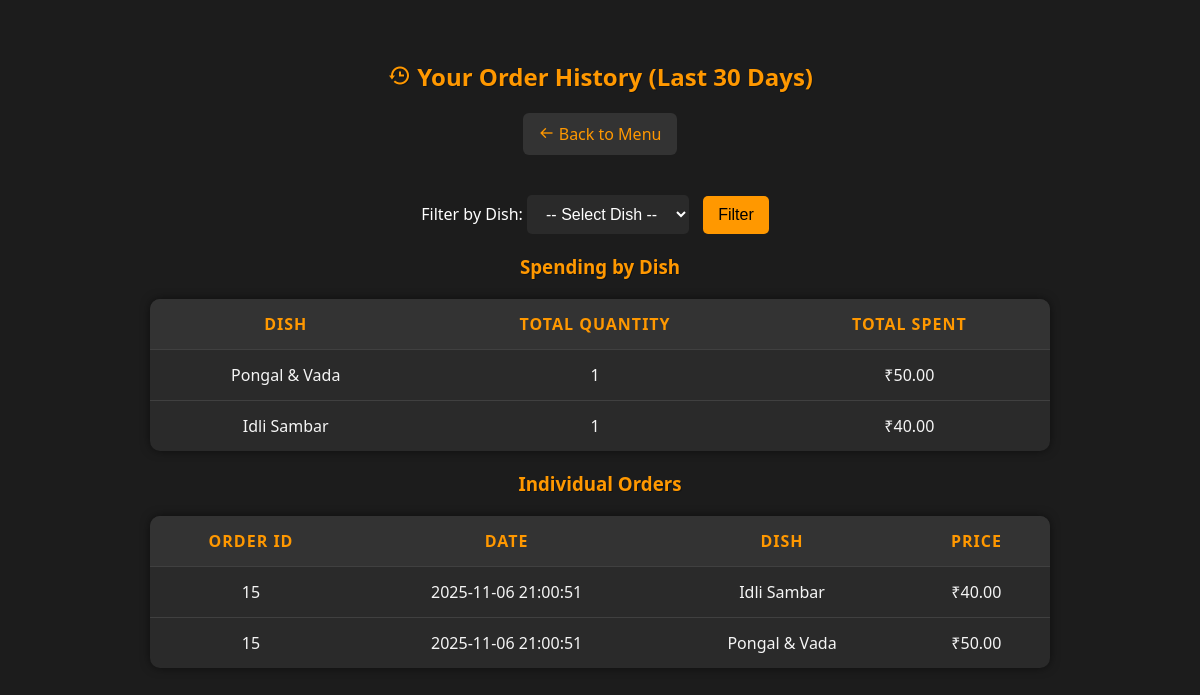
The app's page /history (signed in) with its own data.
### tables this page shows
CREATE TABLE menu_items (
               id INTEGER PRIMARY KEY AUTOINCREMENT,
               name TEXT NOT NULL,
               price REAL NOT NULL,
               image TEXT,
               description TEXT,
               type TEXT,
               category TEXT, status TEXT DEFAULT 'active');

CREATE TABLE orders (
    id INTEGER PRIMARY KEY AUTOINCREMENT,
    user_id INTEGER,
    seat_id INTEGER,
    total REAL,
    status TEXT,
    timestamp TEXT DEFAULT (datetime('now')), order_date TEXT,
    FOREIGN KEY(user_id) REFERENCES users(id),
    FOREIGN KEY(seat_id) REFERENCES seats(seat_id)
);

### app.py (the view)
@app.route('/history')
def history():
    if 'user_id' not in session:
        return redirect('/login')
    user_id = session['user_id']
    one_month_ago = (datetime.now() - timedelta(days=30)).strftime('%Y-%m-%d %H:%M:%S')
    conn = sqlite3.connect('restaurant.db')
    cursor = conn.cursor()
    cursor.execute("""
        SELECT mi.name, COUNT(*) AS total_qty, SUM(mi.price) AS total_spent
        FROM orders o
        JOIN order_items oi ON o.id = oi.order_id
        JOIN menu_items mi ON oi.item_id = mi.id
        WHERE o.user_id = ? AND o.order_date >= ?
        GROUP BY mi.name
        ORDER BY total_spent DESC
    """, (user_id, one_month_ago))
    dish_summary = cursor.fetchall()
    cursor.execute("""
        SELECT o.id, o.order_date, mi.name, mi.price
        FROM orders o
        JOIN order_items oi ON o.id = oi.order_id
        JOIN menu_items mi ON oi.item_id = mi.id
        WHERE o.user_id = ? AND o.order_date >= ?
        ORDER BY o.order_date DESC
    """, (user_id, one_month_ago))
    order_details = cursor.fetchall()
    conn.close()
    return render_template('history.html', dish_summary=dish_summary, order_details=order_details)

### Restaurant-Management-Serve_easy-/templates/history.html (shortened to what this page needs)
<!DOCTYPE html>
<html lang="en">
<head>
    <link href="https://cdn.jsdelivr.net/npm/boxicons@2.1.4/css/boxicons.min.css" rel="stylesheet">
</head>
<body>
    <h2><i class='bx bx-history'></i> Your Order History (Last 30 Days)</h2>
    <a href="/menu" class="back-button"><i class='bx bx-arrow-back'></i> Back to Menu</a>
    <form method="get" action="/history">
        <label for="dish">Filter by Dish:</label>
        <select name="dish" id="dish">
            <option value="">-- Select Dish --</option>
        </select>
        <button type="submit">Filter</button>
    </form>
    <h3>Spending by Dish</h3>
    <table>
        <tr>
            <th>Dish</th>
            <th>Total Quantity</th>
            <th>Total Spent</th>
        </tr>
        {% for name, qty, spent in dish_summary %}
        <tr>
            <td>{{ name }}</td>
            <td>{{ qty }}</td>
            <td>₹{{ "%.2f"|format(spent) }}</td>
        </tr>
        {% endfor %}
    </table>
    <h3>Individual Orders</h3>
    <table>
        <tr>
            <th>Order ID</th>
            <th>Date</th>
            <th>Dish</th>
            <th>Price</th>
        </tr>
        {% for order_id, date, name, price in order_details %}
        <tr>
            <td>{{ order_id }}</td>
            <td>{{ date }}</td>
            <td>{{ name }}</td>
            <td>₹{{ "%.2f"|format(price) }}</td>
        </tr>
        {% endfor %}
    </table>
</body>
</html>

### Restaurant-Management-Serve_easy-/templates/history.html (style rules this page uses)
body { background-color: #1c1c1c; font-family: 'Segoe UI', sans-serif; color: #fff; margin: 0; padding: 40px 20px; text-align: center; }
h2, h3 { color: #ff9800; text-shadow: 1px 1px rgba(0, 0, 0, 0.3); margin-bottom: 20px; }
.back-button { display: inline-block; margin-bottom: 20px; padding: 10px 16px; background-color: #333; color: #ff9800; text-decoration: none; border-radius: 6px; font-size: 16px; transition: background-color 0.3s ease; }
table { width: 90%; max-width: 900px; margin: 20px auto; border-collapse: collapse; background-color: #2a2a2a; border-radius: 10px; overflow: hidden; box-shadow: 0 0 10px rgba(0,0,0,0.5); }
th, td { padding: 14px 20px; font-size: 16px; }
th { background-color: #333; color: #ff9800; text-transform: uppercase; letter-spacing: 1px; }
td { color: #f5f5f5; border-top: 1px solid rgba(255,255,255,0.1); }
form { margin: 20px auto; max-width: 600px; }
select, button { padding: 10px 15px; font-size: 16px; border-radius: 5px; border: none; margin-right: 10px; }
select { background-color: #2a2a2a; color: #fff; }
button { background-color: #ff9800; color: #000; cursor: pointer; }

### records on screen
menu_items: name "Pongal & Vada", qty "1", price "50.00"
menu_items: name "Idli Sambar", qty "1", price "40.00"
orders: id "15", order_date "2025-11-06 21:00:51", name "Idli Sambar", name "Pongal & Vada"
